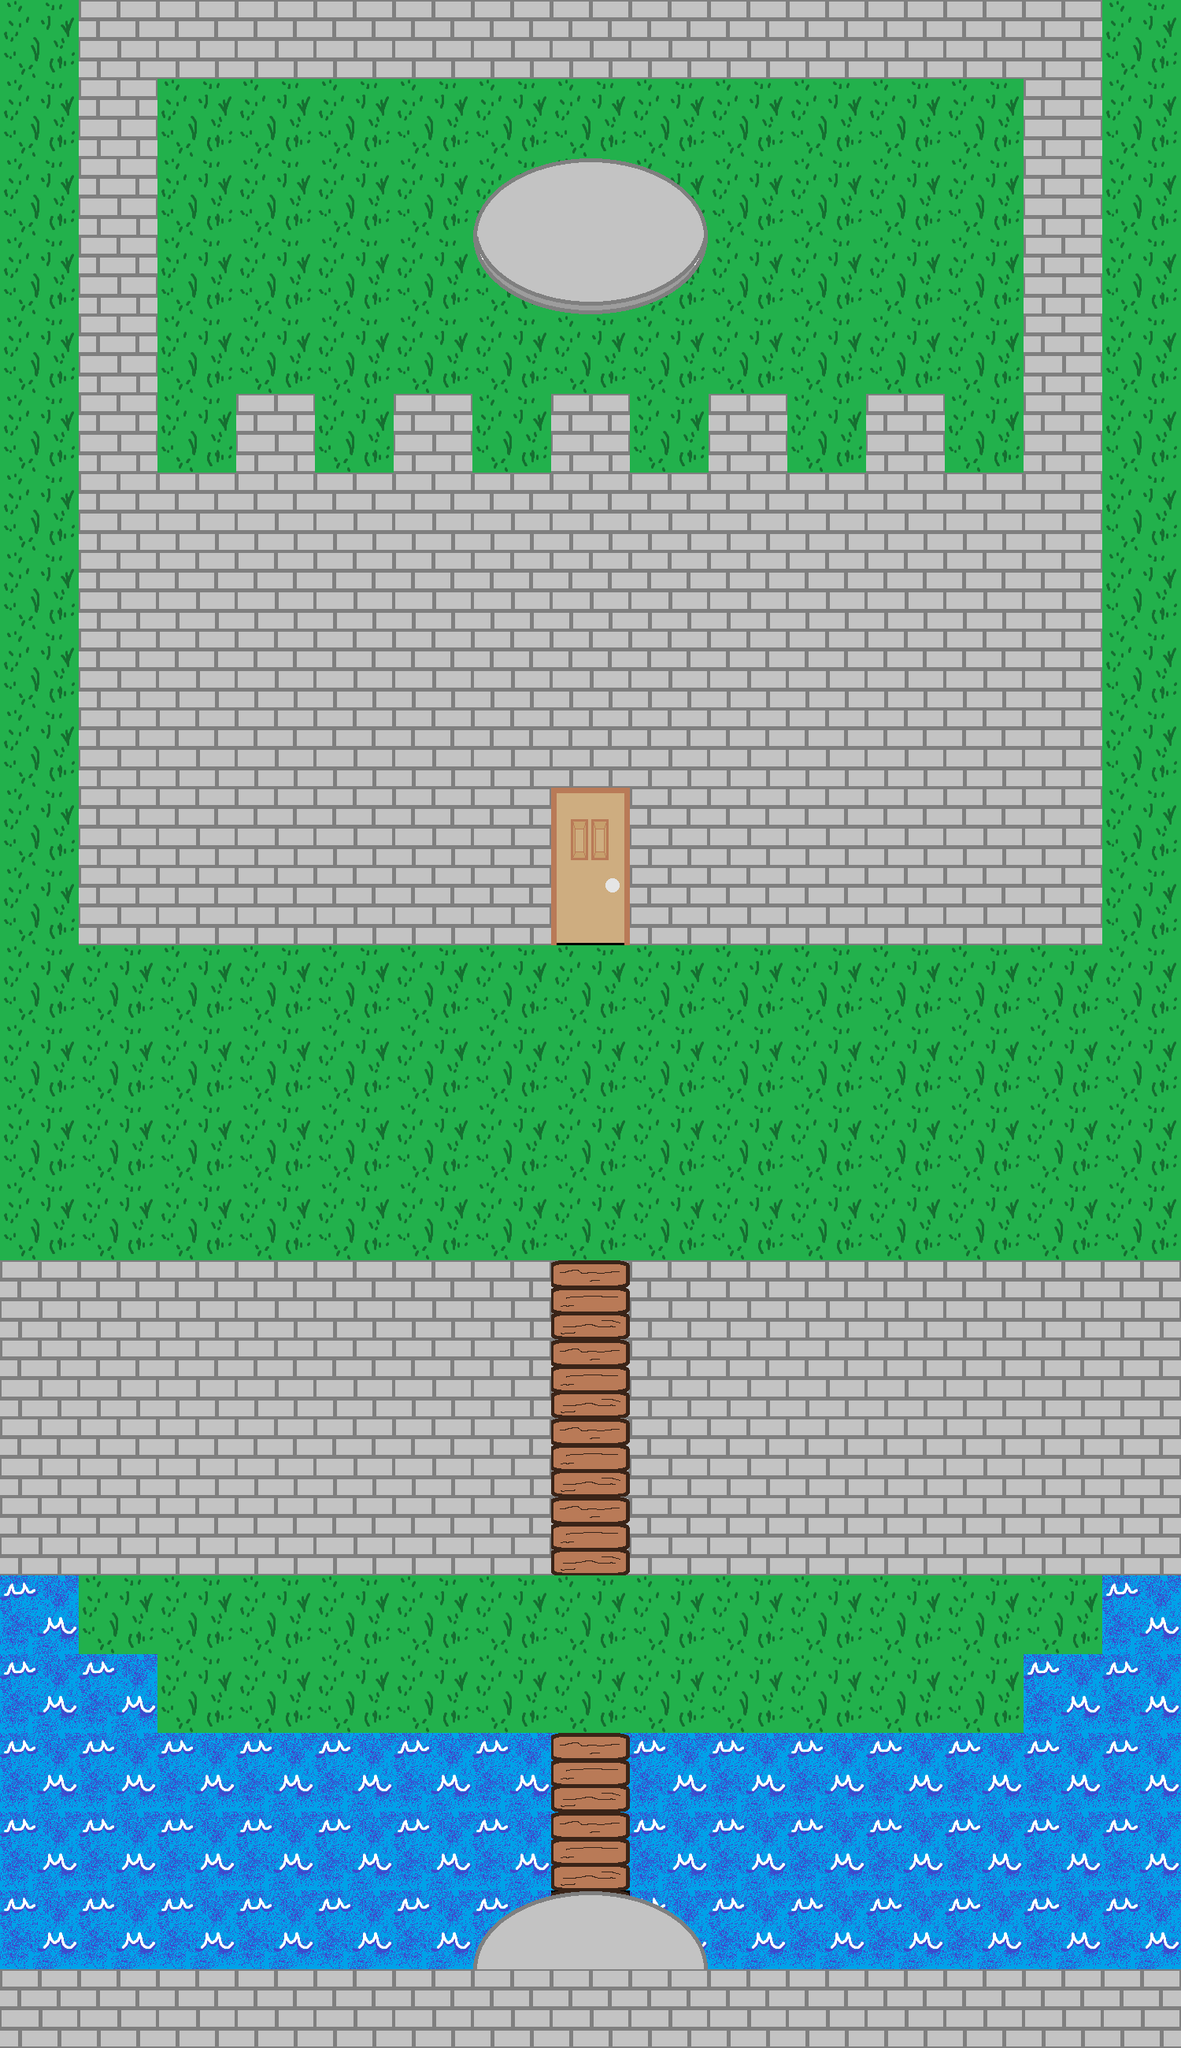

A level layout from a 2D game, rendered from its tile map. Below: a short description, then the map file with tile-grid data replaced by summaries:
An orthogonal 15x26 tile map with 100x100 px tiles, 3 tile layers (background, back2, foreground) and 6 objects (c0, door, ladder, chest).

<map version="1.0" orientation="orthogonal" renderorder="right-down" width="15" height="26" tilewidth="100" tileheight="100" nextobjectid="15">
 <tileset firstgid="1" name="stuff" tilewidth="300" tileheight="200" tilecount="9">
  <tile id="0">
   <image width="100" height="100" source="bridge.png" />
  </tile>
  <tile id="1">
   <image width="100" height="100" source="grass.png" />
  </tile>
  <tile id="2">
   <image width="100" height="100" source="graybrick.png" />
  </tile>
  <tile id="3">
   <image width="100" height="100" source="water1.png" />
   <animation>
    <frame tileid="3" duration="500" />
    <frame tileid="4" duration="500" />
   </animation>
  </tile>
  <tile id="4">
   <image width="100" height="100" source="water2.png" />
  </tile>
  <tile id="5">
   <image width="100" height="200" source="door.png" />
  </tile>
  <tile id="6">
   <image width="100" height="100" source="bridge.png" />
  </tile>
  <tile id="7">
   <image width="300" height="100" source="plat1.png" />
  </tile>
  <tile id="8">
   <image width="300" height="100" source="plat2.png" />
  </tile>
 </tileset>
 <layer name="background" width="15" height="26">
  <data>[390 cells, 390 non-empty, 4 distinct tile ids]</data>
 </layer>
 <layer name="back2" width="15" height="26">
  <data>[390 cells, 67 non-empty, 6 distinct tile ids]</data>
 </layer>
 <layer name="foreground" width="15" height="26">
  <data>[390 cells, 49 non-empty, 1 distinct tile ids]</data>
 </layer>
 <objectgroup color="#00ff00" name="wall">
  <object id="3" x="600" y="2500">
   <polyline points="0,0 0,-25 50,-75 100,-100 100,-300 -400,-300 -400,-400 -500,-400 -500,-500 100,-500 100,-900 -600,-900 -600,-2500 -500,-2500 -500,-1300 100,-1300 100,-1850 -400,-1850 -400,-2400 700,-2400 700,-1850 200,-1850 200,-1300 800,-1300 800,-2500 900,-2500 900,-900 200,-900 200,-500 800,-500 800,-400 700,-400 700,-300 200,-300 200,-100 250,-75 300,-25 300,0" />
  </object>
  <object id="11" x="600" y="2500">
   <polyline points="0,0 100,0 100,25 200,25 200,0 300,0" />
  </object>
 </objectgroup>
 <objectgroup color="#0597e6" name="portal">
  <object id="14" name="c0" x="700" y="2500">
   <properties>
    <property name="dest" value="b1" />
   </properties>
   <polyline points="0,0 50,25 100,0 50,-25" />
  </object>
 </objectgroup>
 <objectgroup color="#b315da" name="interact">
  <object id="7" type="door" x="700" y="1175" width="100" height="25" />
  <object id="8" type="ladder" x="700" y="1600" width="100" height="400" />
  <object id="10" type="chest" x="650" y="225" width="200" height="100" />
 </objectgroup>
</map>